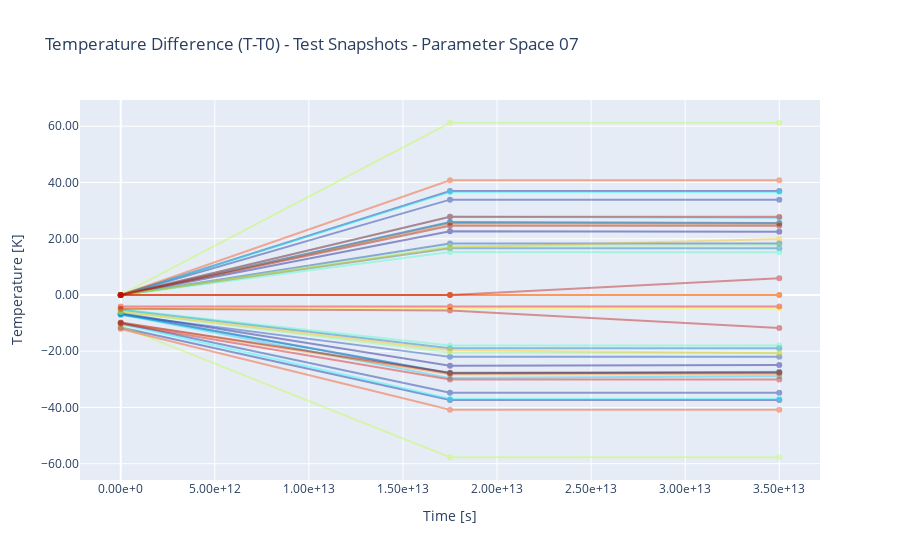

Source (notebook cell):
### Markdown cell above
### Min max temperature difference

### Code cell
if temperatures_diff is not None:
    fig = go.Figure()
    for idx_snap, temperature_array in enumerate(temperatures_diff):
    # customdata=np.stack(([t_h] * len(comsol_data.times), [host_k] * len(comsol_data.times)) , axis=-1),
        input_args = {'x' : list(comsol_data.times.values()),
                    #   'customdata' : customdata,
                    #   'hovertemplate' : "Time: %{x:.2e}<br>Temperature: %{y:.2f}<br>T_h: %{customdata[0]:.2f}<br><br>host_k: %{customdata[1]:.2e}<br>",
                        'legendgroup' : f"{idx_snap:03d}",
                        'name' : f"{idx_snap:03d}",
                        'line' : dict(color=colors[idx_snap]),
                        'opacity': 0.4}
        fig.add_trace(go.Scatter(y=np.max(temperature_array, axis=1), **input_args)) 
        fig.add_trace(go.Scatter(y=np.min(temperature_array, axis=1), **input_args)) 

    fig.update_layout(
        xaxis_tickformat='.2e',  # Format x-axis numbers to 2 decimal places
        yaxis_tickformat='.2f',  # Format y-axis numbers to 2 decimal places
        showlegend=False,        # Hide the legend
        title_text=f'Temperature Difference (T-T0) - {DATA_TYPE} Snapshots - Parameter Space {PARAMETER_SPACE}', # title of plot
        xaxis_title="Time [s]",    # Optional: label for x-axis
        yaxis_title="Temperature [K]"     # Optional: label for y-axis
    )
    if IS_EXPORT:
        fig.write_html(export_folder / f"{DATA_TYPE}_MinMaxTemperatures.html")
        fig.write_image(export_folder / f"{DATA_TYPE}_MinMaxTemperatures.png")
    fig.show()

### Figure 1 — Plotly figure (JSON) as saved in the notebook; plotly's stock layout.template omitted (floating-point values rounded to 4 significant figures)
{"data": [{"legendgroup": "000", "line": {"color": "rgb(0, 0, 131)"}, "name": "000", "opacity": 0.4, "type": "scatter", "x": [0, 17500000000000, 35000000000000], "y": [2.842e-13, 22.64, 22.45]}, {"legendgroup": "000", "line": {"color": "rgb(0, 0, 131)"}, "name": "000", "opacity": 0.4, "type": "scatter", "x": [0, 17500000000000, 35000000000000], "y": [-6.484, -25.17, -24.92]}, {"legendgroup": "001", "line": {"color": "rgb(0, 15, 141)"}, "name": "001", "opacity": 0.4, "type": "scatter", "x": [0, 17500000000000, 35000000000000], "y": [5.684e-14, 36.95, 36.95]}, {"legendgroup": "001", "line": {"color": "rgb(0, 15, 141)"}, "name": "001", "opacity": 0.4, "type": "scatter", "x": [0, 17500000000000, 35000000000000], "y": [-11.54, -37.34, -37.34]}, {"legendgroup": "002", "line": {"color": "rgb(0, 30, 150)"}, "name": "002", "opacity": 0.4, "type": "scatter", "x": [0, 17500000000000, 35000000000000], "y": [2.274e-13, 33.89, 33.89]}, {"legendgroup": "002", "line": {"color": "rgb(0, 30, 150)"}, "name": "002", "opacity": 0.4, "type": "scatter", "x": [0, 17500000000000, 35000000000000], "y": [-9.971, -34.78, -34.78]}, {"legendgroup": "003", "line": {"color": "rgb(0, 45, 160)"}, "name": "003", "opacity": 0.4, "type": "scatter", "x": [0, 17500000000000, 35000000000000], "y": [5.684e-14, 25.92, 25.61]}, {"legendgroup": "003", "line": {"color": "rgb(0, 45, 160)"}, "name": "003", "opacity": 0.4, "type": "scatter", "x": [0, 17500000000000, 35000000000000], "y": [-6.769, -27.93, -27.48]}, {"legendgroup": "004", "line": {"color": "rgb(0, 60, 170)"}, "name": "004", "opacity": 0.4, "type": "scatter", "x": [0, 17500000000000, 35000000000000], "y": [2.842e-13, 18.33, 18.33]}, {"legendgroup": "004", "line": {"color": "rgb(0, 60, 170)"}, "name": "004", "opacity": 0.4, "type": "scatter", "x": [0, 17500000000000, 35000000000000], "y": [-7.053, -22.02, -21.95]}, {"legendgroup": "005", "line": {"color": "rgb(1, 109, 191)"}, "name": "005", "opacity": 0.4, "type": "scatter", "x": [0, 17500000000000, 35000000000000], "y": [2.274e-13, 16.63, 16.63]}, {"legendgroup": "005", "line": {"color": "rgb(1, 109, 191)"}, "name": "005", "opacity": 0.4, "type": "scatter", "x": [0, 17500000000000, 35000000000000], "y": [-5.277, -18.93, -18.94]}, {"legendgroup": "006", "line": {"color": "rgb(2, 157, 212)"}, "name": "006", "opacity": 0.4, "type": "scatter", "x": [0, 17500000000000, 35000000000000], "y": [2.842e-13, 25.7, 25.41]}, {"legendgroup": "006", "line": {"color": "rgb(2, 157, 212)"}, "name": "006", "opacity": 0.4, "type": "scatter", "x": [0, 17500000000000, 35000000000000], "y": [-6.749, -27.73, -27.31]}, {"legendgroup": "007", "line": {"color": "rgb(4, 206, 234)"}, "name": "007", "opacity": 0.4, "type": "scatter", "x": [0, 17500000000000, 35000000000000], "y": [1.705e-13, 27.81, 27.41]}, {"legendgroup": "007", "line": {"color": "rgb(4, 206, 234)"}, "name": "007", "opacity": 0.4, "type": "scatter", "x": [0, 17500000000000, 35000000000000], "y": [-6.94, -29.57, -28.92]}, {"legendgroup": "008", "line": {"color": "rgb(5, 255, 255)"}, "name": "008", "opacity": 0.4, "type": "scatter", "x": [0, 17500000000000, 35000000000000], "y": [1.705e-13, 36.55, 36.55]}, {"legendgroup": "008", "line": {"color": "rgb(5, 255, 255)"}, "name": "008", "opacity": 0.4, "type": "scatter", "x": [0, 17500000000000, 35000000000000], "y": [-10.32, -36.94, -36.94]}, {"legendgroup": "009", "line": {"color": "rgb(67, 255, 191)"}, "name": "009", "opacity": 0.4, "type": "scatter", "x": [0, 17500000000000, 35000000000000], "y": [1.137e-13, 15.23, 15.23]}, {"legendgroup": "009", "line": {"color": "rgb(67, 255, 191)"}, "name": "009", "opacity": 0.4, "type": "scatter", "x": [0, 17500000000000, 35000000000000], "y": [-5.209, -17.97, -17.97]}, {"legendgroup": "010", "line": {"color": "rgb(130, 255, 128)"}, "name": "010", "opacity": 0.4, "type": "scatter", "x": [0, 17500000000000, 35000000000000], "y": [2.274e-13, 17.43, 17.63]}, {"legendgroup": "010", "line": {"color": "rgb(130, 255, 128)"}, "name": "010", "opacity": 0.4, "type": "scatter", "x": [0, 17500000000000, 35000000000000], "y": [-6.02, -20.45, -20.51]}, {"legendgroup": "011", "line": {"color": "rgb(192, 255, 64)"}, "name": "011", "opacity": 0.4, "type": "scatter", "x": [0, 17500000000000, 35000000000000], "y": [1.705e-13, 61.22, 61.22]}, {"legendgroup": "011", "line": {"color": "rgb(192, 255, 64)"}, "name": "011", "opacity": 0.4, "type": "scatter", "x": [0, 17500000000000, 35000000000000], "y": [-11.08, -57.7, -57.67]}, {"legendgroup": "012", "line": {"color": "rgb(255, 255, 0)"}, "name": "012", "opacity": 0.4, "type": "scatter", "x": [0, 17500000000000, 35000000000000], "y": [2.842e-13, 2.842e-13, 2.842e-13]}, {"legendgroup": "012", "line": {"color": "rgb(255, 255, 0)"}, "name": "012", "opacity": 0.4, "type": "scatter", "x": [0, 17500000000000, 35000000000000], "y": [-4.706, -4.743, -4.743]}, {"legendgroup": "013", "line": {"color": "rgb(254, 191, 0)"}, "name": "013", "opacity": 0.4, "type": "scatter", "x": [0, 17500000000000, 35000000000000], "y": [1.137e-13, 16.87, 19.86]}, {"legendgroup": "013", "line": {"color": "rgb(254, 191, 0)"}, "name": "013", "opacity": 0.4, "type": "scatter", "x": [0, 17500000000000, 35000000000000], "y": [-5.921, -19.65, -20.71]}, {"legendgroup": "014", "line": {"color": "rgb(252, 128, 0)"}, "name": "014", "opacity": 0.4, "type": "scatter", "x": [0, 17500000000000, 35000000000000], "y": [2.274e-13, 25.33, 25.33]}, {"legendgroup": "014", "line": {"color": "rgb(252, 128, 0)"}, "name": "014", "opacity": 0.4, "type": "scatter", "x": [0, 17500000000000, 35000000000000], "y": [-9.922, -28.22, -28.22]}, {"legendgroup": "015", "line": {"color": "rgb(251, 64, 0)"}, "name": "015", "opacity": 0.4, "type": "scatter", "x": [0, 17500000000000, 35000000000000], "y": [2.842e-13, 40.74, 40.74]}, {"legendgroup": "015", "line": {"color": "rgb(251, 64, 0)"}, "name": "015", "opacity": 0.4, "type": "scatter", "x": [0, 17500000000000, 35000000000000], "y": [-12.1, -40.8, -40.8]}, {"legendgroup": "016", "line": {"color": "rgb(250, 0, 0)"}, "name": "016", "opacity": 0.4, "type": "scatter", "x": [0, 17500000000000, 35000000000000], "y": [1.137e-13, 1.137e-13, 1.137e-13]}, {"legendgroup": "016", "line": {"color": "rgb(250, 0, 0)"}, "name": "016", "opacity": 0.4, "type": "scatter", "x": [0, 17500000000000, 35000000000000], "y": [-4.11, -4.143, -4.143]}, {"legendgroup": "017", "line": {"color": "rgb(220, 0, 0)"}, "name": "017", "opacity": 0.4, "type": "scatter", "x": [0, 17500000000000, 35000000000000], "y": [1.137e-13, 27.84, 27.84]}, {"legendgroup": "017", "line": {"color": "rgb(220, 0, 0)"}, "name": "017", "opacity": 0.4, "type": "scatter", "x": [0, 17500000000000, 35000000000000], "y": [-10.23, -30.03, -30.03]}, {"legendgroup": "018", "line": {"color": "rgb(189, 0, 0)"}, "name": "018", "opacity": 0.4, "type": "scatter", "x": [0, 17500000000000, 35000000000000], "y": [2.274e-13, 2.274e-13, 5.982]}, {"legendgroup": "018", "line": {"color": "rgb(189, 0, 0)"}, "name": "018", "opacity": 0.4, "type": "scatter", "x": [0, 17500000000000, 35000000000000], "y": [-4.864, -5.535, -11.78]}, {"legendgroup": "019", "line": {"color": "rgb(159, 0, 0)"}, "name": "019", "opacity": 0.4, "type": "scatter", "x": [0, 17500000000000, 35000000000000], "y": [2.274e-13, 24.63, 24.63]}, {"legendgroup": "019", "line": {"color": "rgb(159, 0, 0)"}, "name": "019", "opacity": 0.4, "type": "scatter", "x": [0, 17500000000000, 35000000000000], "y": [-9.824, -27.68, -27.68]}], "layout": {"showlegend": false, "title": {"text": "Temperature Difference (T-T0) - Test Snapshots - Parameter Space 07"}, "xaxis": {"tickformat": ".2e", "title": {"text": "Time [s]"}}, "yaxis": {"tickformat": ".2f", "title": {"text": "Temperature [K]"}}}}
